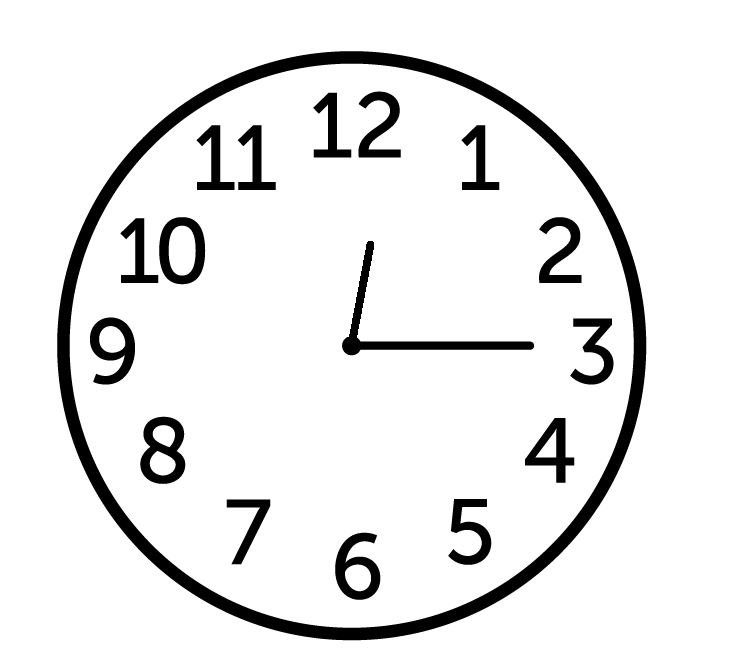
#> input picture clocks/clock1.png, 749 x 666 px, found by its file name
$ jupyter execute --allow-errors analog_clock_reader.ipynb
#> lines starting #> are read from the running program, lines starting #| are printed output that depends on the picture; after the words box and inside, x2 and y2 are one past the last pixel; in counts of white or black regions, pixels touching at a corner belong together; long printed decimals are rounded
[cell 1]
import cv2
import numpy as np
import math
import os
import matplotlib.pyplot as plt
from skimage.morphology import skeletonize

[cell 2]
dictionary = {'clock1': 15,
               'clock2': 550,
               'clock3': 85,
               'clock4': 275,
               'clock5': 690,
               'clock6': 00,
               'clock7': 607,
               'clock8': 502,
               'clock9': 203,
               'clock10': 48,
               'clock11': 608,
               'clock12': 497,
               }

[cell 3]
def Ucitavanje(path):
    global img
    img = cv2.imread(path)
#> img is the input picture: shape (666, 749, 3); min 0, max 255, mean 233

    blurred = cv2.GaussianBlur(cv2.cvtColor(img, cv2.COLOR_BGR2GRAY), (5, 5), 0)
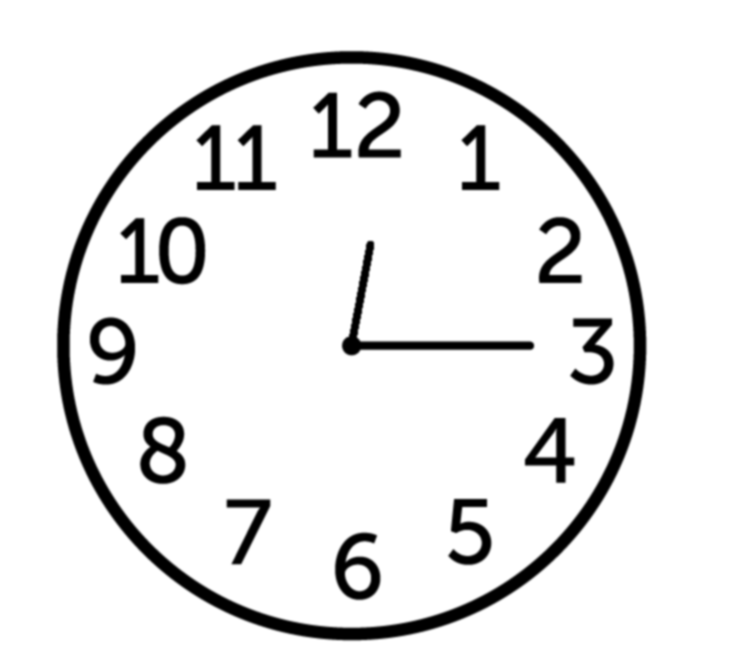
#> blurred: shape (666, 749); min 0, max 255, mean 233

    plt.imshow(cv2.cvtColor(img, cv2.COLOR_BGR2RGB))
    plt.axis("off")
    plt.show()

    return blurred

[cell 4]
def FindCircles(blurred):
    circles = cv2.HoughCircles(blurred, cv2.HOUGH_GRADIENT, dp = 1.2, minDist = 100, param1 = 100, param2 = 80, minRadius = 100, maxRadius = 600) #param2=30, maxRadius=300
#> circles = [[351, 346.2, 281.8]]

    circles = np.round(circles[0, :]).astype("int")
#> circles = [[351, 346, 282]]
    global x
    global y
    global r
    x, y, r = circles[0]
#> x = 351; y = 346; r = 282
    global center
    center = circles[0]
#> center = [351, 346, 282]


    output = img.copy()
    cv2.circle(output, (x, y), r, (0, 255, 0), 2)
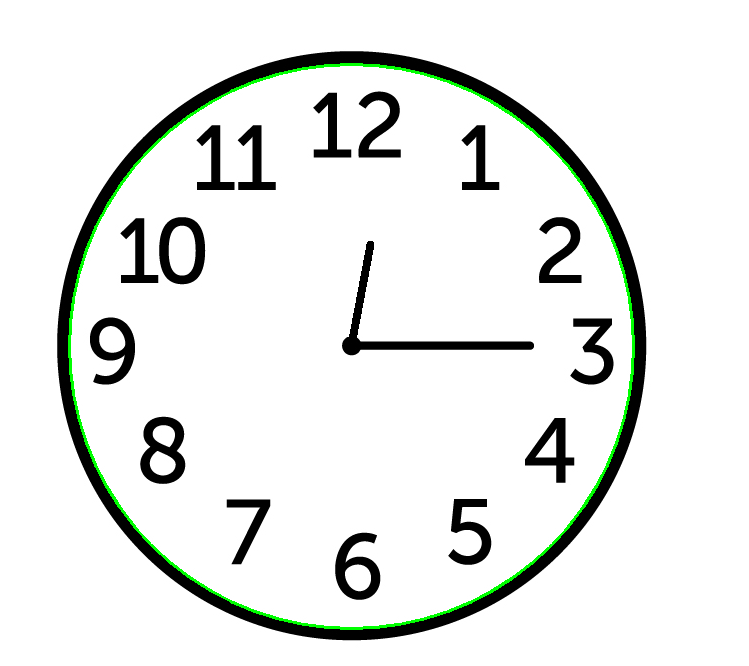
#> output: shape (666, 749, 3); 1.04% of pixels changed, all inside (x1, y1, x2, y2) = (68, 63, 635, 630)
    cv2.circle(output, (x, y), 2, (0, 0, 255), 3)
#> output: shape (666, 749, 3); 0.01% of pixels changed, all inside (x1, y1, x2, y2) = (347, 342, 356, 351)

    '''plt.imshow(cv2.cvtColor(output, cv2.COLOR_BGR2RGB))
    plt.axis("off")
    plt.show()'''

[cell 5]
def LinesEdges(blurred, threshold1):
#> called with threshold1 = 95
    edges = cv2.Canny(blurred, 50, 150)
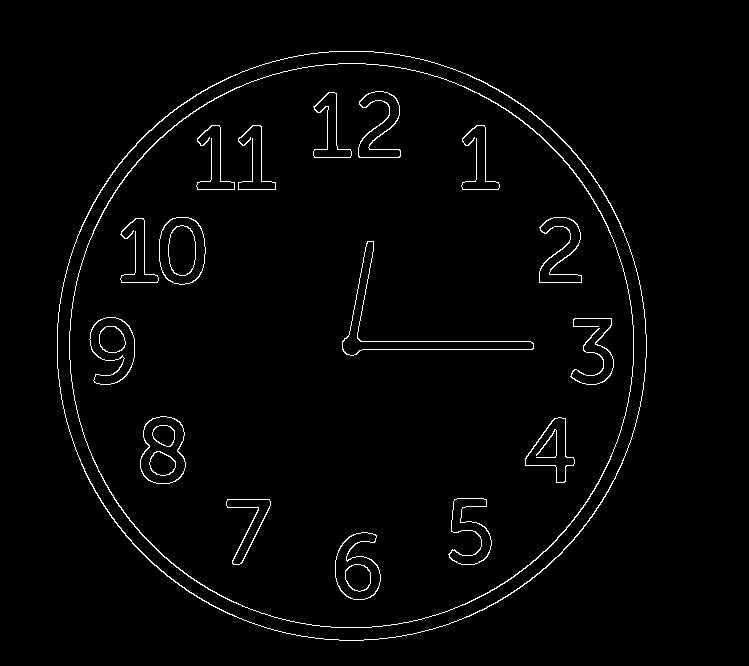
#> edges: shape (666, 749); 1.9% white in thin lines or dots, all inside (x1, y1, x2, y2) = (57, 51, 647, 641)

    lines = cv2.HoughLinesP(edges, 1.7, np.pi / 180, threshold1, minLineLength = 30, maxLineGap = 10)
#> lines = [[360, 341, 530, 341], [362, 349, 532, 349], [197, 189, 275, 189], [348, 336, 366, 243], [314, 157, 399, 157], [134, 526, 171, 563], [121, 282, 157, 282], [357, 338, 373, 244], [532, 128, 569, 165], [136, 162, 168, 130]]

    output = img.copy()
    detected_lines = []

    for line in lines:
        x1, y1, x2, y2 = line[0]
        if (abs(x1 - x) < (r / 3) * 2 and abs(x2 - x) < (r / 3) * 2 and abs(y1 - y) < (r / 3) * 2 and abs(y2 - y) < (r / 3) * 2):
            cv2.line(output, (x1, y1), (x2, y2), (255, 0, 0), 2)
            detected_lines.append((x1, y1, x2, y2))
#> this loop made 10 passes
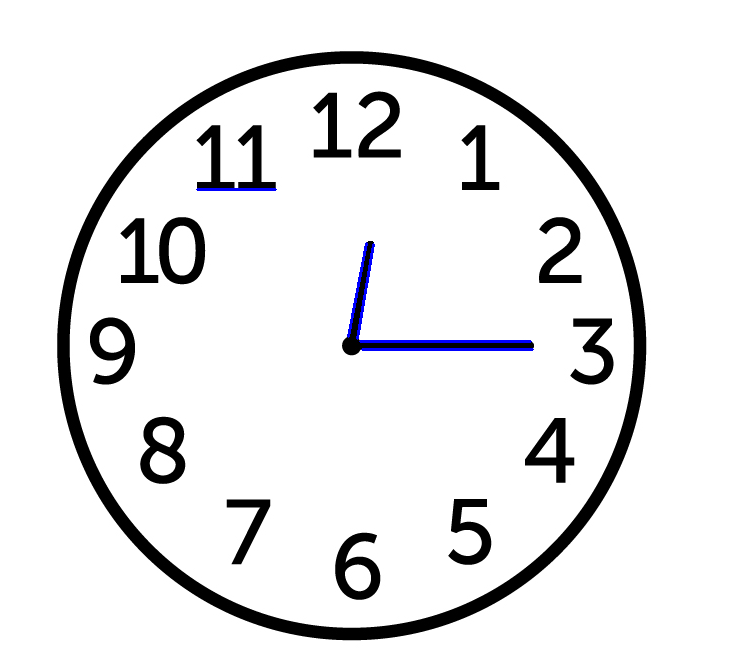
#> output: shape (666, 749, 3); 0.37% of pixels changed, all inside (x1, y1, x2, y2) = (196, 188, 534, 351)
#> after the loop, detected_lines = [(360, 341, 530, 341), (362, 349, 532, 349), (197, 189, 275, 189), (348, 336, 366, 243), (357, 338, 373, 244)]

    '''plt.imshow(cv2.cvtColor(output, cv2.COLOR_BGR2RGB))
    plt.axis("off")
    plt.show()'''

    #cv2.imshow('prva', output)
    #cv2.waitKey(0)
    #cv2.destroyAllWindows()

    return detected_lines

[cell 6]
def coordinate_checker(line):
    x1, y1, x2, y2 = line
    dist1 = math.sqrt((x1 - x)**2 + (y1 - y)**2)
    dist2 = math.sqrt((x2 - x)**2 + (y2 - y)**2)
    if dist1 > dist2:
        line = (x2, y2, x1, y1)

    return line

[cell 7]
def DoChecker(detected_lines):
    print(detected_lines)

    for i in range(len(detected_lines)):
        detected_lines[i] = coordinate_checker(detected_lines[i])

    print(detected_lines)
    return detected_lines

[cell 8]
def SamoKazaljke(detected_lines, treshold):
    print(center)
    final_lines = []
    for something in detected_lines:
        print(something)
        if (something[0] < treshold + center[0] and something[0] > center[0] - treshold) and ((something[1] < treshold + center[1] and something[1] > center[1] - treshold)):
            final_lines.append(something)

    output3 = img.copy()
    for j in range(len(final_lines)):
        cv2.line(output3, (int(final_lines[j][0]), int(final_lines[j][1])), (int(final_lines[j][2]), int(final_lines[j][3])), (255, 0, 0), 2)

    '''print(final_lines)

    plt.imshow(cv2.cvtColor(output3, cv2.COLOR_BGR2RGB))
    plt.axis("off")
    plt.show()'''

    return final_lines

[cell 9]
def JednaKazaljka(final_lines, treshold):
    final_lines_copy = final_lines.copy()
    print(len(final_lines_copy))
    k = 0

    for lini in final_lines:
        k += 1
        for m in range(k, len(final_lines)):
            if not np.array_equal(lini, final_lines[m]):
                if (final_lines_copy[m][2] - treshold < lini[2] < final_lines_copy[m][2] + treshold) and (final_lines_copy[m][3] - treshold < lini[3] < final_lines_copy[m][3] + treshold):
                    if lini in final_lines_copy:
                        final_lines.remove(lini)
                    break

    '''print(final_lines_copy)
    print(final_lines)
    print(x, y)'''

    output2 = img.copy()
    for j in range(len(final_lines)):
        x1, y1, x2, y2 = map(int, final_lines[j])
        cv2.line(output2, (x1, y1), (x2, y2), (255, 0, 0), 3)

    '''plt.imshow(cv2.cvtColor(output2, cv2.COLOR_BGR2RGB))
    plt.axis("off")
    plt.show()'''

    return final_lines

[cell 10]
def Kazaljke(final_lines):
    kazaljke = []
    for (x1, y1, x2, y2) in final_lines:
        length = np.hypot(x2 - x1, y2 - y1)
        if np.hypot(x1 - x, y1 - y) > np.hypot(x2 - x, y2 - y):
            gore = np.array([x1 - x, y1 - y])
        else:
            gore = np.array([x2 - x, y2 - y])

        vec_12 = np.array([0, -1])

        proizvod = np.dot(vec_12, gore)
        pls = vec_12[0] * gore[1] - vec_12[1] * gore[0]
        angle = np.degrees(np.arctan2(pls, proizvod))
        angle += 360
        angle %= 360

        #print(angle)
        kazaljke.append((length, angle))

    kazaljke.sort(key=lambda x: x[0])

    return kazaljke

[cell 11]
def KolikoJeSati(kazaljke):

    print(kazaljke)

    if len(kazaljke) == 1:
        sat_ugao = kazaljke[0][1]
        minut_ugao = kazaljke[0][1]

    elif len(kazaljke) == 2:
        sat_ugao = kazaljke[0][1]
        minut_ugao = kazaljke[1][1]

    elif len(kazaljke) == 3:
        sat_ugao = kazaljke[1][1]
        minut_ugao = kazaljke[2][1]
    else:
        minut_ugao = kazaljke[len(kazaljke) - 1][1]
        sat_ugao = kazaljke[len(kazaljke) - 2][1]

    sat = int((sat_ugao / 30) % 12)
    minut = int((minut_ugao / 6) % 60)
    sekund = 0
    print(f"{sat:02d}:{minut:02d}:{sekund:02d}")

    minutiUK = sat*60 + minut
    return(minutiUK)

[cell 12]
dict_locations = {'clock1': '/home/milan/PFE/Letnji/MAKSI vezba/Maksi vezbe-20250517T212041Z-1-001/Maksi vezbe/Citanje sata/dataset/clocks/clocks/clock1.png',
                'clock2': '/home/milan/PFE/Letnji/MAKSI vezba/Maksi vezbe-20250517T212041Z-1-001/Maksi vezbe/Citanje sata/dataset/clocks/clocks/clock2.png',
               'clock3': '/home/milan/PFE/Letnji/MAKSI vezba/Maksi vezbe-20250517T212041Z-1-001/Maksi vezbe/Citanje sata/dataset/clocks/clocks/clock3.png',
               'clock4': '/home/milan/PFE/Letnji/MAKSI vezba/Maksi vezbe-20250517T212041Z-1-001/Maksi vezbe/Citanje sata/dataset/clocks/clocks/clock4.png',
               'clock5': '/home/milan/PFE/Letnji/MAKSI vezba/Maksi vezbe-20250517T212041Z-1-001/Maksi vezbe/Citanje sata/dataset/clocks/clocks/clock5.png',
               'clock6': '/home/milan/PFE/Letnji/MAKSI vezba/Maksi vezbe-20250517T212041Z-1-001/Maksi vezbe/Citanje sata/dataset/clocks/clocks/clock6.png',
               'clock7': '/home/milan/PFE/Letnji/MAKSI vezba/Maksi vezbe-20250517T212041Z-1-001/Maksi vezbe/Citanje sata/dataset/clocks/clocks/clock7.jpg',
               'clock8': '/home/milan/PFE/Letnji/MAKSI vezba/Maksi vezbe-20250517T212041Z-1-001/Maksi vezbe/Citanje sata/dataset/clocks/clocks/clock8.jpg',
               'clock9': '/home/milan/PFE/Letnji/MAKSI vezba/Maksi vezbe-20250517T212041Z-1-001/Maksi vezbe/Citanje sata/dataset/clocks/clocks/clock9.jpg',
               'clock10': '/home/milan/PFE/Letnji/MAKSI vezba/Maksi vezbe-20250517T212041Z-1-001/Maksi vezbe/Citanje sata/dataset/clocks/clocks/clock10.png',
               'clock11': '/home/milan/PFE/Letnji/MAKSI vezba/Maksi vezbe-20250517T212041Z-1-001/Maksi vezbe/Citanje sata/dataset/clocks/clocks/clock11.png',
               'clock12': '/home/milan/PFE/Letnji/MAKSI vezba/Maksi vezbe-20250517T212041Z-1-001/Maksi vezbe/Citanje sata/dataset/clocks/clocks/clock12.jpg'
               }

[cell 13]
tacnost = []

#> (the rest of this cell did not finish here and is left out)

#| [(360, 341, 530, 341), (362, 349, 532, 349), (197, 189, 275, 189), (348, 336, 366, 243), (357, 338, 373, 244)]
#> the loop in DoChecker, `for i in range(len(detected_lines)):` made 5 passes
#> (x1 in coordinate_checker, y1 in coordinate_checker, x2 in coordinate_checker, y2 in coordinate_checker, dist1 in coordinate_checker, dist2 in coordinate_checker) on passes 1, 2, 4, 5: (360, 341, 530, 341, 10.3, 179.1), (362, 349, 532, 349, 11.4, 181), (348, 336, 366, 243, 10.44, 104.1), (357, 338, 373, 244, 10, 104.3)
#> after the loop in DoChecker, `for i in range(len(detected_lines)):`: detected_lines = [(360, 341, 530, 341), (362, 349, 532, 349), (275, 189, 197, 189), (348, 336, 366, 243), (357, 338, 373, 244)]
#| [(360, 341, 530, 341), (362, 349, 532, 349), (275, 189, 197, 189), (348, 336, 366, 243), (357, 338, 373, 244)]
    final_lines = SamoKazaljke(detected_lines, 23) #70
#| [351 346 282]
#> the loop in SamoKazaljke, `for something in detected_lines:` made 5 passes
#> (printed output is left out)
#> after the loop in SamoKazaljke, `for something in detected_lines:`: final_lines = [(360, 341, 530, 341), (362, 349, 532, 349), (348, 336, 366, 243), (357, 338, 373, 244)]
#> the loop in SamoKazaljke, `for j in range(len(final_lines)):` made 4 passes
#> after the loop in SamoKazaljke, `for j in range(len(final_lines)):`:
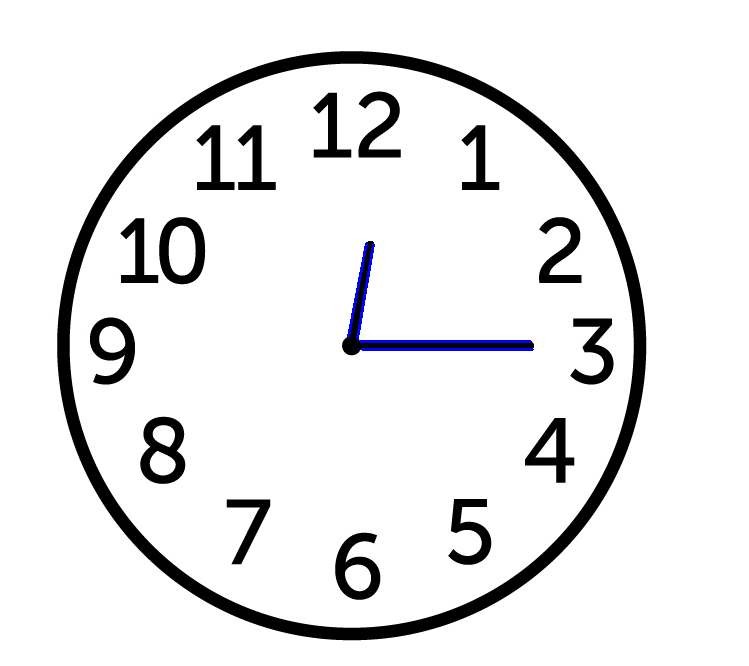
#> output3: shape (666, 749, 3); 0.32% of pixels changed, all inside (x1, y1, x2, y2) = (347, 242, 534, 351)
    final_lines = JednaKazaljka(final_lines, 23) #50
#> in JednaKazaljka, `final_lines_copy = final_lines.copy()`: final_lines_copy has the same summary as final_lines in SamoKazaljke
#| 4
#> the loop in JednaKazaljka, `for lini in final_lines:` made 2 passes
#> (lini, k) on passes 1 to 2: ((360, 341, 530, 341), 1), ((348, 336, 366, 243), 2)
#> after the loop in JednaKazaljka, `for lini in final_lines:`: final_lines = [(362, 349, 532, 349), (357, 338, 373, 244)]; k = 2
#> the loop in JednaKazaljka, `for j in range(len(final_lines)):` made 2 passes
#> after the loop in JednaKazaljka, `for j in range(len(final_lines)):`:
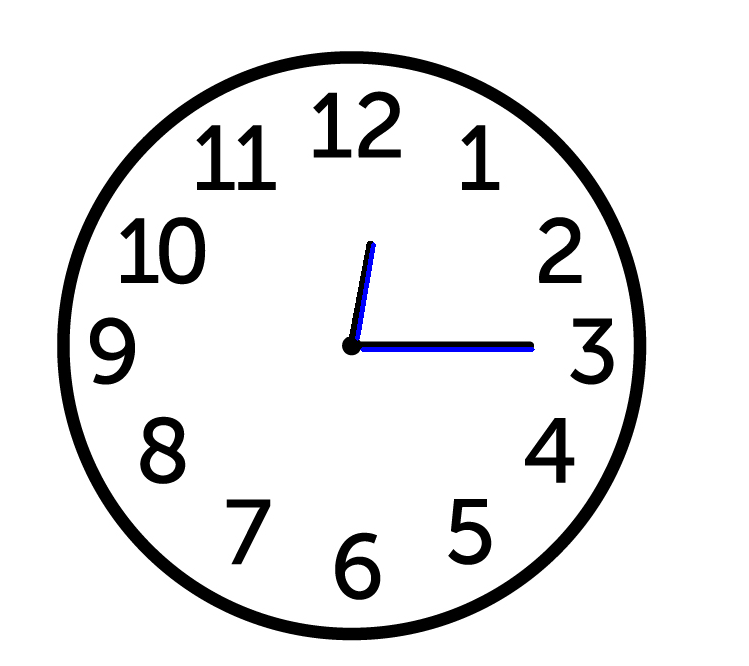
#> output2: shape (666, 749, 3); 0.27% of pixels changed, all inside (x1, y1, x2, y2) = (355, 242, 535, 352)
#> `final_lines = JednaKazaljka(final_lines, 23)`: final_lines = [(362, 349, 532, 349), (357, 338, 373, 244)]
    kazaljke = Kazaljke(final_lines)
#> the loop in Kazaljke, `for (x1, y1, x2, y2) in final_lines:` made 2 passes
#> (x1, y1, x2, y2, length, gore, vec_12, proizvod) on passes 1 to 2: (362, 349, 532, 349, 170, [181, 3], [0, -1], -3), (357, 338, 373, 244, 95.35, [22, -102], [0, -1], 102)
#> after the loop in Kazaljke, `for (x1, y1, x2, y2) in final_lines:`: kazaljke = [(170, 90.95), (95.35, 12.17)]
#> `kazaljke = Kazaljke(final_lines)`: kazaljke = [(95.35, 12.17), (170, 90.95)]
    minutUK = KolikoJeSati(kazaljke)
#| [(95.352, 12.171), (170.0, 90.950)]
#> in KolikoJeSati, `sat_ugao = kazaljke[0][1]`: sat_ugao = 12.17
#> in KolikoJeSati, `minut_ugao = kazaljke[1][1]`: minut_ugao = 90.95
#> in KolikoJeSati, `sat = int((sat_ugao / 30) % 12)`: sat = 0
#> in KolikoJeSati, `minut = int((minut_ugao / 6) % 60)`: minut = 15
#| 00:15:00
#| 15
#> `tacno = abs(minutUK - dictionary[clock])`: tacno = 0
#| 0
    print(minutUK)

    if dictionary[clock] == 0:
        tacno = 00
    else:
        tacno = abs(minutUK - dictionary[clock])
    tacnost.append(tacno)

    print(tacno)

print(f'Srednja greska svih satova je: {sum(tacnost) / len(tacnost)} [min].')

print(f'Srednja greska prvih 6 satova je: {sum(tacnost[0:6]) / len(tacnost[0:6])} [min].')
